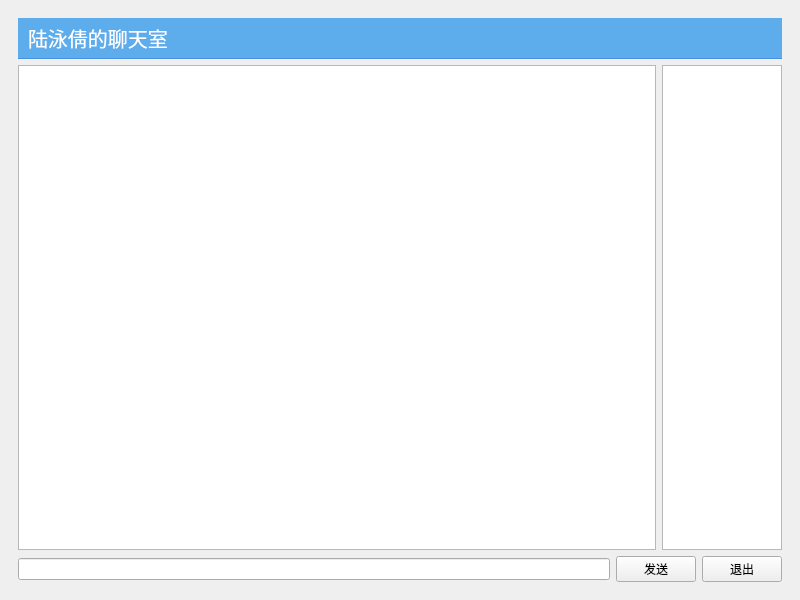
<?xml version="1.0" encoding="UTF-8"?>
<ui version="4.0">
 <class>MainWindow</class>
 <widget class="QMainWindow" name="MainWindow">
  <property name="geometry">
   <rect>
    <x>0</x>
    <y>0</y>
    <width>800</width>
    <height>600</height>
   </rect>
  </property>
  <property name="windowTitle">
   <string>聊天室客户端</string>
  </property>
  <property name="styleSheet">
   <string notr="true">/* 基于原有样式修改：背景浅蓝 + 字体白色 + 协调边框 */
#titleLabel {
    background: #5DADEC; /* 柔和浅蓝色背景（小清新主色调） */
    color: white; /* 白色字体，和浅蓝背景对比清晰 */
    font-size: 20px; /* 保留原有字号 */
    border: none; /* 保留无边框 */
    border-bottom: 1px solid #4A90E2; /* 稍深的蓝色边框，和背景呼应更协调 */
    padding: 5px; /* 保留原有内边距 */
    
}
#titleLabel2
{
    background: #5DADEC; /* 柔和浅蓝色背景（小清新主色调） */
    color: white; /* 白色字体，和浅蓝背景对比清晰 */
    font-size: 20px; /* 保留原有字号 */
    border: none; /* 保留无边框 */
    border-bottom: 1px solid #4A90E2; /* 稍深的蓝色边框，和背景呼应更协调 */
    padding: 5px; /* 保留原有内边距 */
    
}
/* mainFrame：保留纯白无边框，可可选加轻微阴影提升层次感 */
#mainFrame {
    border: none;
    background: white;

}


#loginFrame {
   background: qlineargradient(x1:0, y1:0, x2:0, y2:1, stop:0 #d6d6d6 stop:1 #a8a8a8);
    border: 1px solid gray;
    padding-top: 20px;
    border-radius: 25px;
}</string>
  </property>
  <widget class="QWidget" name="centralwidget">
   <layout class="QGridLayout" name="gridLayout">
    <item row="0" column="0">
     <widget class="QStackedWidget" name="stackedWidget">
      <property name="styleSheet">
       <string notr="true">#title_label {
    color: blue;
    font-size: 20px;
    border: none;
    border-bottom: 1px solid black;
    padding-top: 5px;
}

#smallFrame {
    border: none;
    background: white;
}

#loginFrame {
    background: qlineargradient(x1:0, y1:0, x2:0, y2:1, stop:0 #d6d6d6 stop:1 #a8a8a8);
    border: 1px solid gray;
    padding-top: 20px;
    border-radius: 25px;
}</string>
      </property>
      <property name="currentIndex">
       <number>0</number>
      </property>
      <widget class="QWidget" name="chatPage">
       <layout class="QVBoxLayout" name="verticalLayout_3">
        <item>
         <widget class="QLabel" name="titleLabel2">
          <property name="text">
           <string>陆泳倩的聊天室</string>
          </property>
         </widget>
        </item>
        <item>
         <layout class="QHBoxLayout" name="horizontalLayout">
          <item>
           <widget class="QTextEdit" name="roomTextEdit"/>
          </item>
          <item>
           <widget class="QListWidget" name="userListWidget">
            <property name="maximumSize">
             <size>
              <width>120</width>
              <height>16777215</height>
             </size>
            </property>
           </widget>
          </item>
         </layout>
        </item>
        <item>
         <layout class="QHBoxLayout" name="horizontalLayout_2">
          <item>
           <widget class="QLineEdit" name="sayLineEdit"/>
          </item>
          <item>
           <widget class="QPushButton" name="sayButton">
            <property name="text">
             <string>发送</string>
            </property>
           </widget>
          </item>
          <item>
           <widget class="QPushButton" name="logoutButton">
            <property name="text">
             <string>退出</string>
            </property>
           </widget>
          </item>
         </layout>
        </item>
       </layout>
      </widget>
      <widget class="QWidget" name="loginPage">
       <layout class="QGridLayout" name="gridLayout_2">
        <item row="0" column="0" colspan="3">
         <widget class="QLabel" name="titleLabel">
          <property name="text">
           <string>陆泳倩的聊天室</string>
          </property>
          <property name="alignment">
           <set>Qt::AlignmentFlag::AlignLeading|Qt::AlignmentFlag::AlignLeft|Qt::AlignmentFlag::AlignVCenter</set>
          </property>
         </widget>
        </item>
        <item row="3" column="2">
         <spacer name="horizontalSpacer_2">
          <property name="orientation">
           <enum>Qt::Orientation::Horizontal</enum>
          </property>
          <property name="sizeHint" stdset="0">
           <size>
            <width>40</width>
            <height>20</height>
           </size>
          </property>
         </spacer>
        </item>
        <item row="4" column="1">
         <spacer name="verticalSpacer_3">
          <property name="orientation">
           <enum>Qt::Orientation::Vertical</enum>
          </property>
          <property name="sizeHint" stdset="0">
           <size>
            <width>20</width>
            <height>40</height>
           </size>
          </property>
         </spacer>
        </item>
        <item row="1" column="1">
         <spacer name="verticalSpacer">
          <property name="orientation">
           <enum>Qt::Orientation::Vertical</enum>
          </property>
          <property name="sizeHint" stdset="0">
           <size>
            <width>20</width>
            <height>40</height>
           </size>
          </property>
         </spacer>
        </item>
        <item row="3" column="0">
         <spacer name="horizontalSpacer">
          <property name="orientation">
           <enum>Qt::Orientation::Horizontal</enum>
          </property>
          <property name="sizeHint" stdset="0">
           <size>
            <width>40</width>
            <height>20</height>
           </size>
          </property>
         </spacer>
        </item>
        <item row="2" column="1" rowspan="2">
         <widget class="QFrame" name="loginFrame">
          <property name="sizePolicy">
           <sizepolicy hsizetype="Expanding" vsizetype="Expanding">
            <horstretch>0</horstretch>
            <verstretch>0</verstretch>
           </sizepolicy>
          </property>
          <property name="minimumSize">
           <size>
            <width>250</width>
            <height>0</height>
           </size>
          </property>
          <property name="layoutDirection">
           <enum>Qt::LayoutDirection::LeftToRight</enum>
          </property>
          <property name="styleSheet">
           <string notr="true">/* 1. 标题Label（titleLabel）：薄荷绿文字 */
#titleLabel {
    font-family: &quot;微软雅黑&quot;, &quot;思源黑体&quot;;
    font-size: 18px;
    color: #67C23A; /* 淡薄荷绿文字 */
    qproperty-alignment: 'AlignCenter';
    padding: 10px 0;
}

/* 2. 主框架（mainFrame）：极浅绿背景 */
#mainFrame {
    background-color: #F0F9F0; /* 淡绿底，接近白色更清爽 */
    border-radius: 5px;
    border: 1px solid #E1F3E1; /* 浅绿边框 */
}


#loginFrame {
    background: qlineargradient(x1:0, y1:0, x2:0, y2:1, stop:0 #F5F9FF, stop:1 #E4EDFC);
    border: 1px solid #D1E0FC; /* 替换深灰边框为淡蓝灰，和渐变呼应 */
    padding-top: 20px;
    border-radius: 25px; /* 保留原有大圆角，更显柔和 */
    
}
</string>
          </property>
          <property name="frameShape">
           <enum>QFrame::Shape::StyledPanel</enum>
          </property>
          <property name="frameShadow">
           <enum>QFrame::Shadow::Plain</enum>
          </property>
          <layout class="QVBoxLayout" name="verticalLayout">
           <item>
            <layout class="QGridLayout" name="gridLayout_8">
             <item row="0" column="0">
              <widget class="QLabel" name="label_17">
               <property name="text">
                <string>服务器地址</string>
               </property>
              </widget>
             </item>
             <item row="1" column="0">
              <widget class="QLabel" name="label_16">
               <property name="text">
                <string>昵称</string>
               </property>
              </widget>
             </item>
             <item row="0" column="1">
              <widget class="QLineEdit" name="serverEdit">
               <property name="sizePolicy">
                <sizepolicy hsizetype="Preferred" vsizetype="Fixed">
                 <horstretch>0</horstretch>
                 <verstretch>0</verstretch>
                </sizepolicy>
               </property>
               <property name="text">
                <string>127.0.0.1</string>
               </property>
              </widget>
             </item>
             <item row="1" column="1">
              <widget class="QLineEdit" name="usernameEdit">
               <property name="sizePolicy">
                <sizepolicy hsizetype="Preferred" vsizetype="Fixed">
                 <horstretch>0</horstretch>
                 <verstretch>0</verstretch>
                </sizepolicy>
               </property>
               <property name="text">
                <string>lyq</string>
               </property>
              </widget>
             </item>
            </layout>
           </item>
           <item>
            <spacer name="verticalSpacer_7">
             <property name="orientation">
              <enum>Qt::Orientation::Vertical</enum>
             </property>
             <property name="sizeType">
              <enum>QSizePolicy::Policy::Fixed</enum>
             </property>
             <property name="sizeHint" stdset="0">
              <size>
               <width>20</width>
               <height>13</height>
              </size>
             </property>
            </spacer>
           </item>
           <item>
            <widget class="QPushButton" name="loginButton">
             <property name="text">
              <string>登录聊天室</string>
             </property>
            </widget>
           </item>
          </layout>
         </widget>
        </item>
       </layout>
      </widget>
     </widget>
    </item>
   </layout>
  </widget>
 </widget>
 <resources/>
 <connections/>
</ui>
